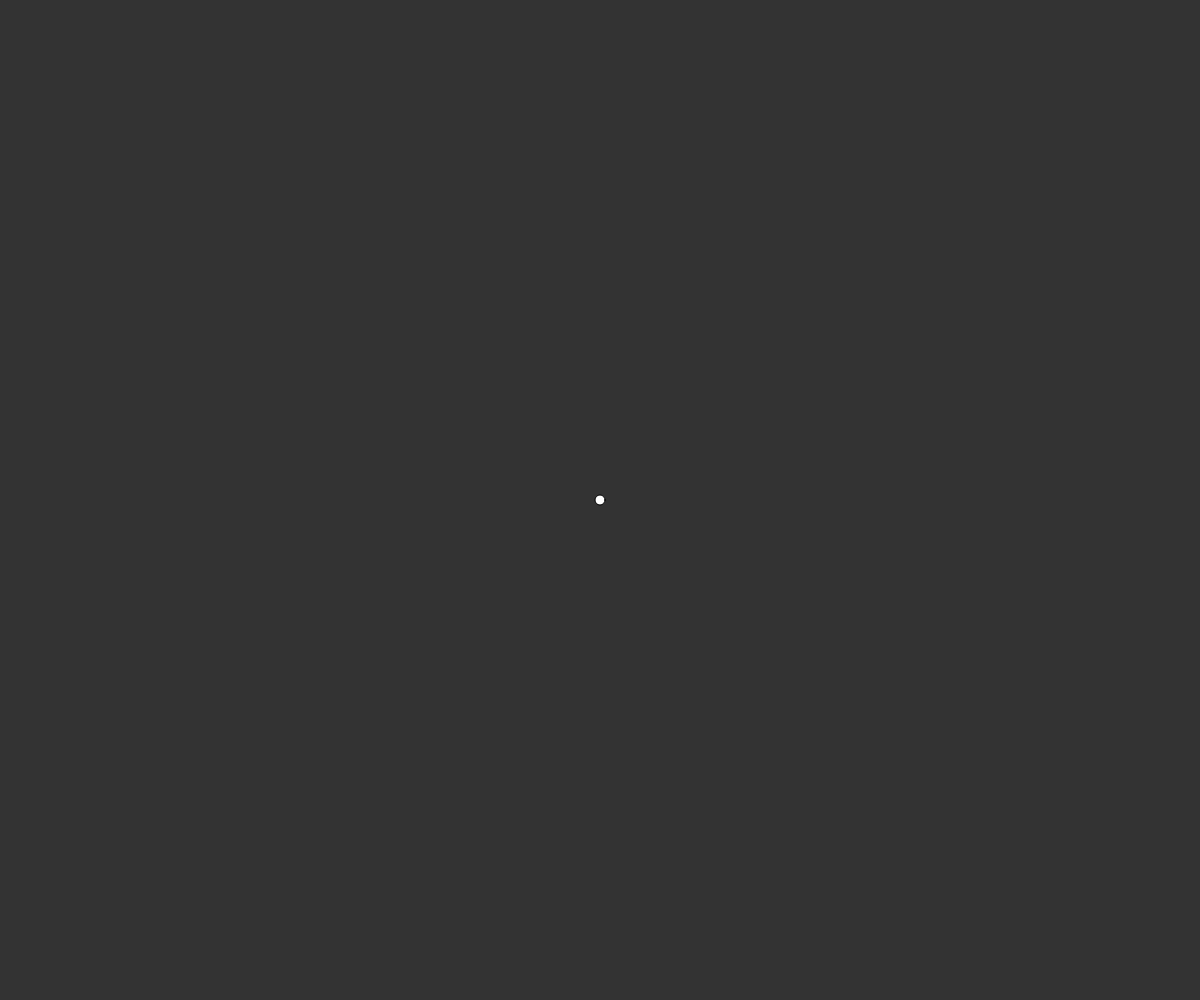
Frame 1 (no input)
Frame 60 (no input): identical to frame 1, image omitted
Frame 120 (the mouse pressed at the canvas centre since frame 60): identical to frame 1, image omitted

The p5.js sketch that drew this single still picture (run headless with seeded random() and noise() and a simulated clock; from frame 60 on, the mouse is pressed at the canvas centre):

// p5.js sketch
// ── sketch.js
class vect2{
  x = 0;
  y = 0;
  constructor(x,y){
    this.x = x;
    this.y = y;
  }
  update(x,y){
    this.x = x;
    this.y = y;
  }
}

class Ball{
  x = 0;
  y = 0;
  constructor(x,y){
    this.pos = new vect2(x,y);
    this.vel = new vect2(0,0);
  }

  step(){
  }

  stepVelocity(){
  }


  stepPosition(){
  }
  draw(){
    circle(this.pos.x,h-this.pos.y,10);
  }
}

var balls = [];

function setup() {
  w = window.innerWidth;
  h = window.innerHeight;  
  p5Canvas = createCanvas(w,h);
  
  let tempBall = new Ball(w/2,h/2);
  balls.push(tempBall);
}

function draw() {
  background(51);

  balls.forEach(ball => {

    ball.step();
    ball.draw(w,h);
  })
}
